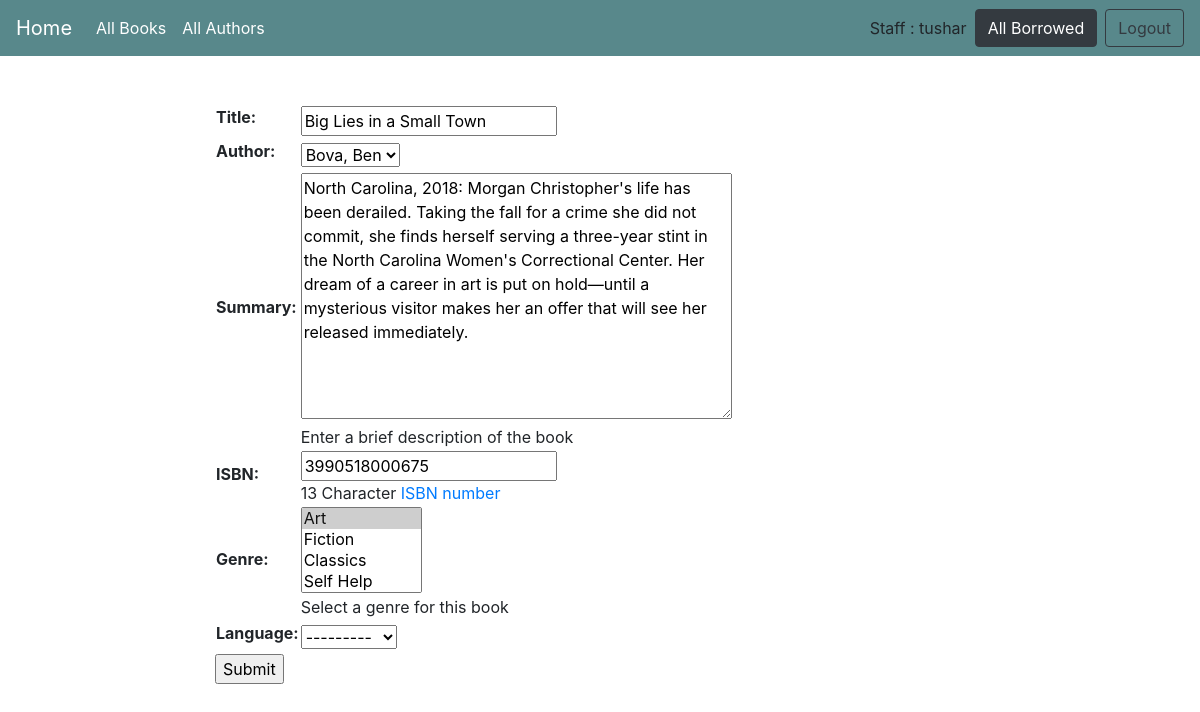
Page /catalog/book/1/update/ (signed in) on the committed database.
### catalog/models.py (models this page shows, shortened)
class Book(models.Model):
    title = models.CharField(max_length=200)
    author = models.ForeignKey('Author', on_delete=models.SET_NULL, null=True)
    summary = models.TextField(max_length=1000, help_text="Enter a brief description of the book")
    isbn = models.CharField('ISBN', max_length=13,
                            help_text='13 Character <a href="https://www.isbn-international.org/content/what-isbn'
                                      '">ISBN number</a>')
    genre = models.ManyToManyField(Genre, help_text="Select a genre for this book")
    language = models.ForeignKey('Language', on_delete=models.SET_NULL, null=True)
    def display_genre(self):
        """Creates a string for the Genre. This is required to display genre in Admin."""
        return ', '.join([genre.name for genre in self.genre.all()[:3]])
    display_genre.short_description = 'Genre'

### catalog/views.py (the view)
# urls.py: path('book/<int:pk>/update/', views.BookUpdate.as_view(), name='book_update'),
class BookUpdate(PermissionRequiredMixin, UpdateView):
    model = Book
    fields = '__all__'
    permission_required = 'catalog.can_mark_returned'

### catalog/models.py (called while the page is built)
    def __str__(self):
        return self.name

    def __str__(self):
        return self.name

    def __str__(self):
        return '{0}, {1}'.format(self.last_name, self.first_name)

### catalog/templates/catalog/book_form.html (shortened to what this page needs)
{% extends "base.html" %}
{% block content %}
<form action="" method="post">
    <table>
    {{ form.as_table }}
    </table>
    <input type="submit" value="Submit" />
</form>
{% endblock %}

### catalog/templates/base.html (shortened to what this page needs)
<!DOCTYPE html>
<html lang="en">
<head>
  <link rel="stylesheet" href="https://stackpath.bootstrapcdn.com/bootstrap/4.1.3/css/bootstrap.min.css">
  {% load static %}
  <link rel="stylesheet" href="{% static 'css/styles.css' %}">
</head>
<body>
<nav class="navbar navbar-expand-lg navbar-dark" style="background-color: #58888b;">
  <a class="navbar-brand" href="{% url 'index' %}">Home</a>
  <div class="collapse navbar-collapse" id="navbarSupportedContent">
    <ul class="navbar-nav mr-auto">
      <li class="nav-item active">
        <a class="nav-link" href="{% url 'books' %}">All Books <span class="sr-only">(current)</span></a>
      </li>
      <li class="nav-item active">
        <a class="nav-link" href="{% url 'authors' %}">All Authors <span class="sr-only">(current)</span></a>
      </li>
    </ul>
    {% if user.is_authenticated and not user.is_staff %}
      <div class="mr-sm-2"> User: {{ user.get_username }} </div>
      <a class="btn btn btn-dark mr-sm-2" href="{% url 'my-borrowed' %}" role="button">My Borrowed</a>
      <a class="btn btn-outline-dark my-2 my-sm-0" href="{% url 'logout'%}?next={{request.path}}" role="button">Logout</a>
    {% elif user.is_staff and user.is_authenticated %}
    <div class="mr-sm-2"> Staff : {{ user.get_username }} </div>
      {% if perms.catalog.can_mark_returned %}
      <a class="btn btn btn-dark mr-sm-2" href="{% url 'all-borrowed' %}" role="button">All Borrowed</a>
      {% endif %}
    <a class="btn btn-outline-dark my-2 my-sm-0" href="{% url 'logout'%}?next={{request.path}}" role="button">Logout</a>
    {% else %}
      <a class="btn btn-outline-dark" href="{% url 'login' %}?next={{request.path}}" role="button">Login</a>
    {% endif %}
  </div>
</nav>
<div class="container-fluid">
<div class="row">
  <div class="col-sm-2"></div>
  <div class="col-sm-10 ">
      <br>
      <br>
  {% block content %}{% endblock %}
  </div>
</div>
</div>
</body>
</html>

### rows in the picture
Book: title "Big Lies in a Small Town", author "Bova, Ben", summary "North Carolina, 2018: Morgan Christopher's life has been derailed. Taking the fall for a crime she did not commit, she finds herself serving a three-year stint in the North Carolina Women's Correctional Center. Her dream of a career in art is put on hold—until a mysterious visitor makes her an offer that will see her released immediately.", isbn "3990518000675", language "---------"

### other values in the picture
{{ user.get_username }} "tushar"
